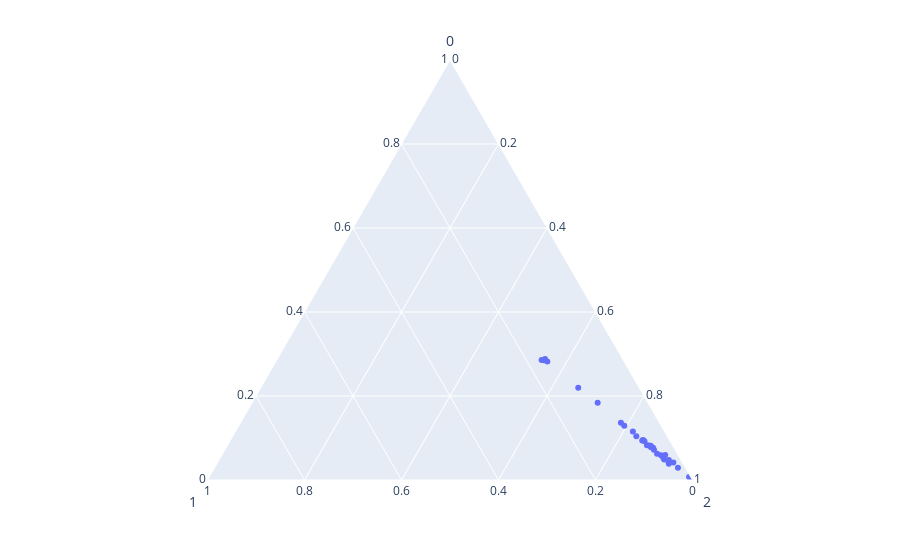

The code cell stored with this chart in its notebook:
### Code cell
plt.figure(figsize=(15,4))
O = trimine.regimes[0].O
O = [o/o.sum() for o in O]
df = pd.DataFrame(O)
px.scatter_ternary(df, a=0, b=1, c=2)
